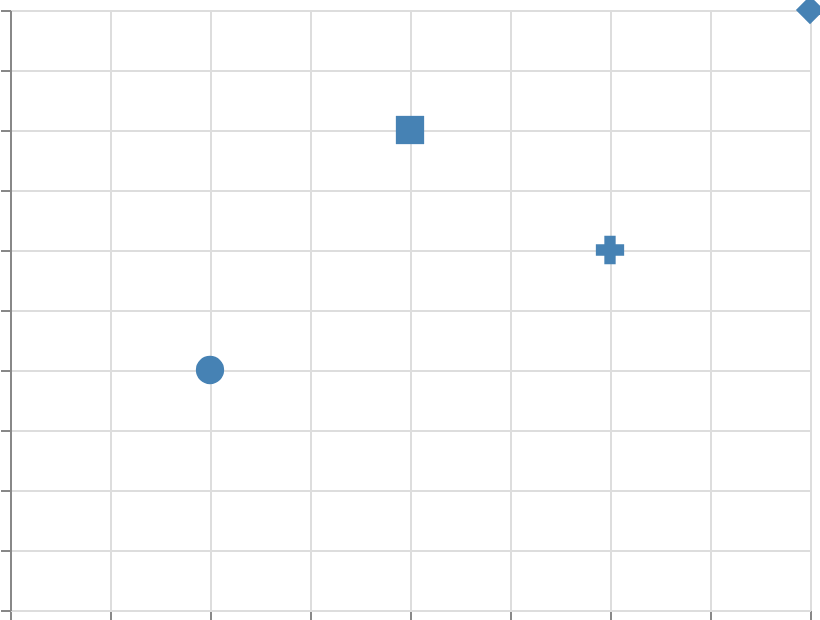

Describe this chart as a Vega-Lite specification.
### Vega specification from a JSON file in a GitHub repository (floating-point values rounded to 4 significant figures)
{"$schema": "https://vega.github.io/schema/vega/v6.json", "width": 400, "height": 300, "padding": 5, "autosize": "none", "data": [{"name": "table", "values": [{"x": 1, "y": 2, "cat": "A"}, {"x": 2, "y": 4, "cat": "B"}, {"x": 3, "y": 3, "cat": "C"}, {"x": 4, "y": 5, "cat": "D"}]}], "scales": [{"name": "x", "type": "linear", "domain": {"data": "table", "field": "x"}, "range": "width", "nice": true}, {"name": "y", "type": "linear", "domain": {"data": "table", "field": "y"}, "range": [{"signal": "height"}, 0], "nice": true}, {"name": "shape", "type": "ordinal", "domain": {"data": "table", "field": "cat", "sort": true}, "range": ["circle", "square", "cross", "diamond"]}], "marks": [{"type": "symbol", "from": {"data": "table"}, "encode": {"update": {"x": {"scale": "x", "field": "x"}, "y": {"scale": "y", "field": "y"}, "size": {"value": 200}, "shape": {"scale": "shape", "field": "cat"}, "fill": {"value": "steelblue"}}}}], "axes": [{"scale": "x", "orient": "bottom", "grid": true, "labels": false}, {"scale": "y", "orient": "left", "grid": true, "labels": false}]}
